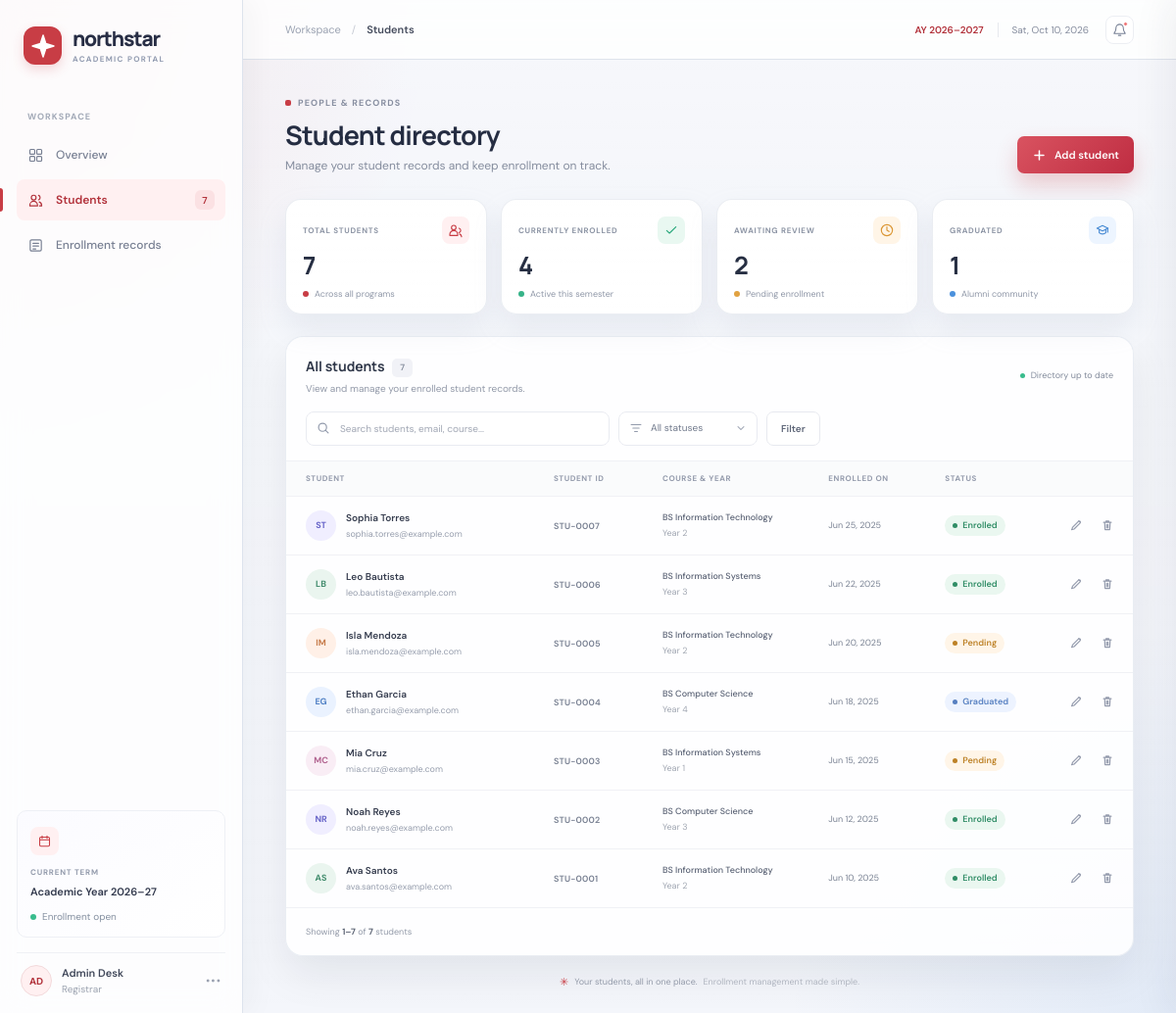
The page / on the database its author committed.
### tables this page shows
CREATE TABLE IF NOT EXISTS students (
    id INT UNSIGNED NOT NULL AUTO_INCREMENT,
    first_name VARCHAR(80) NOT NULL,
    last_name VARCHAR(80) NOT NULL,
    email VARCHAR(190) NOT NULL,
    phone VARCHAR(30) NOT NULL,
    gender ENUM('Female', 'Male', 'Prefer not to say') NOT NULL,
    date_of_birth DATE NOT NULL,
    course VARCHAR(120) NOT NULL,
    year_level TINYINT UNSIGNED NOT NULL,
    enrollment_date DATE NOT NULL,
    status ENUM('Enrolled', 'Pending', 'Graduated') NOT NULL DEFAULT 'Pending',
    address VARCHAR(255) NOT NULL DEFAULT '',
    created_at TIMESTAMP NOT NULL DEFAULT CURRENT_TIMESTAMP,
    updated_at TIMESTAMP NOT NULL DEFAULT CURRENT_TIMESTAMP ON UPDATE CURRENT_TIMESTAMP,
    PRIMARY KEY (id),
    UNIQUE KEY uq_students_email (email),
    KEY idx_students_name (last_name, first_name),
    KEY idx_students_status (status)
);

### index.php (the view, shortened to what this page needs)
<?php
require __DIR__ . '/config.php';
function escape(string $value): string
{
    return htmlspecialchars($value, ENT_QUOTES, 'UTF-8');
}
$search = trim((string) ($_GET['q'] ?? ''));
$statusFilter = trim((string) ($_GET['status'] ?? ''));
$page = filter_var($_GET['page'] ?? 1, FILTER_VALIDATE_INT);
$page = $page !== false && $page !== null ? max(1, $page) : 1;
$perPage = 8;
$where = [];
$parameters = [];
$whereSql = $where === [] ? '' : ' WHERE ' . implode(' AND ', $where);
$countStatement = $pdo->prepare('SELECT COUNT(*) FROM students' . $whereSql);
$countStatement->execute($parameters);
$filteredCount = (int) $countStatement->fetchColumn();
$totalPages = max(1, (int) ceil($filteredCount / $perPage));
$page = min($page, $totalPages);
$offset = ($page - 1) * $perPage;
$listStatement = $pdo->prepare(
    'SELECT id, first_name, last_name, email, phone, course, year_level, enrollment_date, status
     FROM students' . $whereSql . ' ORDER BY created_at DESC, id DESC LIMIT :limit OFFSET :offset'
);
$listStatement->bindValue(':limit', $perPage, PDO::PARAM_INT);
$listStatement->bindValue(':offset', $offset, PDO::PARAM_INT);
$listStatement->execute();
$students = $listStatement->fetchAll();
$summary = $pdo->query(
    "SELECT COUNT(*) AS total,
            SUM(status = 'Enrolled') AS enrolled,
            SUM(status = 'Pending') AS pending,
            SUM(status = 'Graduated') AS graduated
     FROM students"
)->fetch();
$shownFrom = $filteredCount === 0 ? 0 : $offset + 1;
$shownTo = min($offset + $perPage, $filteredCount);
$fullName = static fn (array $student): string => $student['first_name'] . ' ' . $student['last_name'];
$initials = static fn (array $student): string => strtoupper(
    substr($student['first_name'], 0, 1) . substr($student['last_name'], 0, 1)
);
?>
<!doctype html>
<html lang="en">
<head>
    <link rel="stylesheet" href="assets/app.css">
</head>
<body>
<div class="app-shell">
    <aside class="sidebar" aria-label="Main navigation">
        <a class="brand" href="index.php" aria-label="Northstar home">
            <span class="brand-mark" aria-hidden="true">
                <svg viewBox="0 0 32 32" fill="none"><path d="M16 3.5 19.1 13l9.4 3-9.4 3L16 28.5 12.9 19 3.5 16l9.4-3L16 3.5Z" fill="currentColor"/><circle cx="16" cy="16" r="3" fill="#fff"/></svg>
            </span>
            <span class="brand-copy"><strong>northstar</strong><span>ACADEMIC PORTAL</span></span>
        </a>
        <div class="nav-label">WORKSPACE</div>
        <nav class="nav-list">
            <a class="nav-item" href="index.php">
                <svg viewBox="0 0 24 24" aria-hidden="true"><rect x="3.5" y="3.5" width="7" height="7" rx="1.4"/><rect x="13.5" y="3.5" width="7" height="7" rx="1.4"/><rect x="3.5" y="13.5" width="7" height="7" rx="1.4"/><rect x="13.5" y="13.5" width="7" height="7" rx="1.4"/></svg>
                Overview
            </a>
            <a class="nav-item active" href="index.php" aria-current="page">
                <svg viewBox="0 0 24 24" aria-hidden="true"><circle cx="9" cy="8" r="3.4"/><path d="M3.5 20v-1.2a5.5 5.5 0 0 1 11 0V20H3.5Z"/><path d="M16 4.8a3.4 3.4 0 0 1 0 6.4m1 3.1a5.5 5.5 0 0 1 3.5 5.1V20h-3"/></svg>
                Students <span class="nav-count"><?= (int) $summary['total'] ?></span>
            </a>
            <a class="nav-item" href="#student-table">
                <svg viewBox="0 0 24 24" aria-hidden="true"><rect x="4" y="4" width="16" height="16" rx="2"/><path d="M8 9h8M8 13h8M8 17h4"/></svg>
                Enrollment records
            </a>
        </nav>
        <div class="sidebar-bottom">
            <div class="term-card">
                <span class="term-icon" aria-hidden="true">
                    <svg viewBox="0 0 24 24"><rect x="4" y="5.5" width="16" height="15" rx="2"/><path d="M8 3.5v4m8-4v4M4 10h16"/></svg>
                </span>
                <span class="term-label">CURRENT TERM</span>
                <strong>Academic Year 2026–27</strong>
                <span class="term-status"><i></i> Enrollment open</span>
            </div>
            <div class="profile-card">
                <span class="profile-avatar">AD</span>
                <span class="profile-copy"><strong>Admin Desk</strong><small>Registrar</small></span>
                <span class="profile-menu" aria-hidden="true">•••</span>
            </div>
        </div>
    </aside>
    <main class="main-content">
        <header class="topbar">
            <div class="breadcrumbs"><span>Workspace</span><span class="crumb-divider">/</span><strong>Students</strong></div>
            <div class="topbar-right">
                <span class="current-term">AY 2026–2027</span>
                <span class="topbar-date"><?= escape(date('D, M j, Y')) ?></span>
                <span class="notification-button" aria-label="Notifications">
                    <svg viewBox="0 0 24 24" aria-hidden="true"><path d="M18 9a6 6 0 0 0-12 0c0 7-3 7-3 9h18c0-2-3-2-3-9m-8 12h4"/></svg>
                    <i></i>
                </span>
            </div>
        </header>
        <div class="page-content">
            <section class="page-heading">
                <div>
                    <div class="eyebrow"><span></span> PEOPLE &amp; RECORDS</div>
                    <h1>Student directory</h1>
                    <p>Manage your student records and keep enrollment on track.</p>
                </div>
                <button class="button button-primary" type="button" data-open-form>
                    <svg viewBox="0 0 20 20" aria-hidden="true"><path d="M10 4v12M4 10h12"/></svg>
                    Add student
                </button>
            </section>
            <section class="stats-grid" aria-label="Enrollment summary">
                <article class="stat-card stat-total">
                    <div class="stat-topline"><span class="stat-label">TOTAL STUDENTS</span><span class="stat-icon icon-indigo"><svg viewBox="0 0 24 24" aria-hidden="true"><circle cx="9" cy="8" r="3.5"/><path d="M3 20v-1.5a6 6 0 0 1 12 0V20H3Zm14-11a3.5 3.5 0 0 1 0 6.8m1 2a5 5 0 0 1 3 4.2"/></svg></span></div>
                    <div class="stat-number"><?= (int) $summary['total'] ?></div>
                    <div class="stat-caption"><span class="stat-dot dot-indigo"></span>Across all programs</div>
                </article>
                <article class="stat-card">
                    <div class="stat-topline"><span class="stat-label">CURRENTLY ENROLLED</span><span class="stat-icon icon-green"><svg viewBox="0 0 24 24" aria-hidden="true"><path d="m5 12.5 4.2 4L19 7"/></svg></span></div>
                    <div class="stat-number"><?= (int) ($summary['enrolled'] ?? 0) ?></div>
                    <div class="stat-caption"><span class="stat-dot dot-green"></span>Active this semester</div>
                </article>
                <article class="stat-card">
                    <div class="stat-topline"><span class="stat-label">AWAITING REVIEW</span><span class="stat-icon icon-amber"><svg viewBox="0 0 24 24" aria-hidden="true"><circle cx="12" cy="12" r="8.5"/><path d="M12 7v5l3.2 2"/></svg></span></div>
                    <div class="stat-number"><?= (int) ($summary['pending'] ?? 0) ?></div>
                    <div class="stat-caption"><span class="stat-dot dot-amber"></span>Pending enrollment</div>
                </article>
                <article class="stat-card">
                    <div class="stat-topline"><span class="stat-label">GRADUATED</span><span class="stat-icon icon-blue"><svg viewBox="0 0 24 24" aria-hidden="true"><path d="m3.5 9 8.5-4 8.5 4-8.5 4-8.5-4Z"/><path d="M7 11v5c2.5 2.5 7.5 2.5 10 0v-5m3-2v6"/></svg></span></div>
                    <div class="stat-number"><?= (int) ($summary['graduated'] ?? 0) ?></div>
                    <div class="stat-caption"><span class="stat-dot dot-blue"></span>Alumni community</div>
                </article>
            </section>
            <section class="directory-panel" id="student-table">
                <div class="panel-heading">
                    <div>
                        <h2>All students <span class="heading-count"><?= (int) $filteredCount ?></span></h2>
                        <p>View and manage your enrolled student records.</p>
                    </div>
                    <span class="updated-label"><span></span> Directory up to date</span>
                </div>
                <form class="toolbar" method="get" action="index.php">
                    <label class="search-box">
                        <svg viewBox="0 0 20 20" aria-hidden="true"><circle cx="8.8" cy="8.8" r="5.8"/><path d="m13 13 4 4"/></svg>
                        <input type="search" name="q" placeholder="Search students, email, course..." value="<?= escape($search) ?>" aria-label="Search students">
                    </label>
                    <label class="filter-select">
                        <svg viewBox="0 0 20 20" aria-hidden="true"><path d="M3 5h14M5.5 10h9M8 15h4"/></svg>
                        <select name="status" aria-label="Filter by status">
                            <option value="">All statuses</option>
                        </select>
                        <svg class="select-chevron" viewBox="0 0 20 20" aria-hidden="true"><path d="m5 7.5 5 5 5-5"/></svg>
                    </label>
                    <button class="button button-filter" type="submit">Filter</button>
                </form>
                <div class="table-wrap">
                    <table>
                        <thead>
                            <tr><th>STUDENT</th><th>STUDENT ID</th><th>COURSE &amp; YEAR</th><th>ENROLLED ON</th><th>STATUS</th><th><span class="visually-hidden">Actions</span></th></tr>
                        </thead>
                        <tbody>
                        <?php if ($students === []): ?>
                            <tr><td class="empty-cell" colspan="6">
                                <span class="empty-icon"><svg viewBox="0 0 24 24" aria-hidden="true"><circle cx="10.5" cy="10.5" r="6.5"/><path d="m16 16 4.5 4.5M8 10.5h5"/></svg></span>
                                <strong>No students found</strong>
                                <span>Try another search or add a new student to your directory.</span>
                                <?php if ($search === '' && $statusFilter === ''): ?><button class="text-action" type="button" data-open-form>Add your first student</button><?php endif; ?>
                            </td></tr>
                        <?php else: ?>
                            <?php foreach ($students as $index => $student): ?>
                                <tr>
                                    <td>
                                        <div class="student-cell">
                                            <span class="student-avatar avatar-<?= $index % 5 ?>"><?= escape($initials($student)) ?></span>
                                            <span class="student-copy"><strong><?= escape($fullName($student)) ?></strong><span><?= escape($student['email']) ?></span></span>
                                        </div>
                                    </td>
                                    <td><span class="student-id">STU-<?= str_pad((string) $student['id'], 4, '0', STR_PAD_LEFT) ?></span></td>
                                    <td><span class="course-name"><?= escape($student['course']) ?></span><span class="year-label">Year <?= (int) $student['year_level'] ?></span></td>
                                    <td class="date-cell"><?= escape(date('M j, Y', strtotime($student['enrollment_date']))) ?></td>
                                    <td><span class="status-badge badge-<?= strtolower(escape($student['status'])) ?>"><i></i><?= escape($student['status']) ?></span></td>
                                    <td class="actions-cell">
                                        <a class="icon-action" href="index.php?edit=<?= (int) $student['id'] ?>" aria-label="Edit <?= escape($fullName($student)) ?>" title="Edit student">
                                            <svg viewBox="0 0 20 20" aria-hidden="true"><path d="m13.8 3.8 2.4 2.4M3.5 16.5l3.7-.8L16 6.9a1.7 1.7 0 0 0-2.4-2.4l-8.8 8.8-.8 3.2Z"/></svg>
                                        </a>
                                        <form method="post" action="index.php" class="delete-form" data-student-name="<?= escape($fullName($student)) ?>">
                                            <button class="icon-action delete-action" type="submit" aria-label="Delete <?= escape($fullName($student)) ?>" title="Delete student">
                                                <svg viewBox="0 0 20 20" aria-hidden="true"><path d="M4.5 6h11m-9.5 0 .6 10.5h6.8L14 6M8 6V4h4v2m-3 3v5m2-5v5"/></svg>
                                            </button>
                                        </form>
                                    </td>
                                </tr>
                            <?php endforeach; ?>
                        <?php endif; ?>
                        </tbody>
                    </table>
                </div>
                <footer class="table-footer">
                    <span>Showing <strong><?= $shownFrom ?>–<?= $shownTo ?></strong> of <strong><?= (int) $filteredCount ?></strong> students</span>
                </footer>
            </section>
            <p class="page-note"><span class="note-star">✳</span> Your students, all in one place. <span>Enrollment management made simple.</span></p>
        </div>
    </main>
</div>
</body>
</html>

### rows shown on the page
students: $initials($student) "ST", $fullName($student) "Sophia Torres", email "sophia.torres@example.com", id "0007", course "BS Information Technology", year_level "2", enrollment_date "Jun 25, 2025", status "Enrolled"
students: $initials($student) "LB", $fullName($student) "Leo Bautista", email "leo.bautista@example.com", id "0006", course "BS Information Systems", year_level "3", enrollment_date "Jun 22, 2025", status "Enrolled"
students: $initials($student) "IM", $fullName($student) "Isla Mendoza", email "isla.mendoza@example.com", id "0005", course "BS Information Technology", year_level "2", enrollment_date "Jun 20, 2025", status "Pending"
students: $initials($student) "EG", $fullName($student) "Ethan Garcia", email "ethan.garcia@example.com", id "0004", course "BS Computer Science", year_level "4", enrollment_date "Jun 18, 2025", status "Graduated"
students: $initials($student) "MC", $fullName($student) "Mia Cruz", email "mia.cruz@example.com", id "0003", course "BS Information Systems", year_level "1", enrollment_date "Jun 15, 2025", status "Pending"
students: $initials($student) "NR", $fullName($student) "Noah Reyes", email "noah.reyes@example.com", id "0002", course "BS Computer Science", year_level "3", enrollment_date "Jun 12, 2025", status "Enrolled"
students: $initials($student) "AS", $fullName($student) "Ava Santos", email "ava.santos@example.com", id "0001", course "BS Information Technology", year_level "2", enrollment_date "Jun 10, 2025", status "Enrolled"

### other values the page prints
$summary['total'] "7"
$summary['enrolled'] "4"
$summary['pending'] "2"
$summary['graduated'] "1"
$filteredCount "7"
$shownFrom "1"
$shownTo "7"
